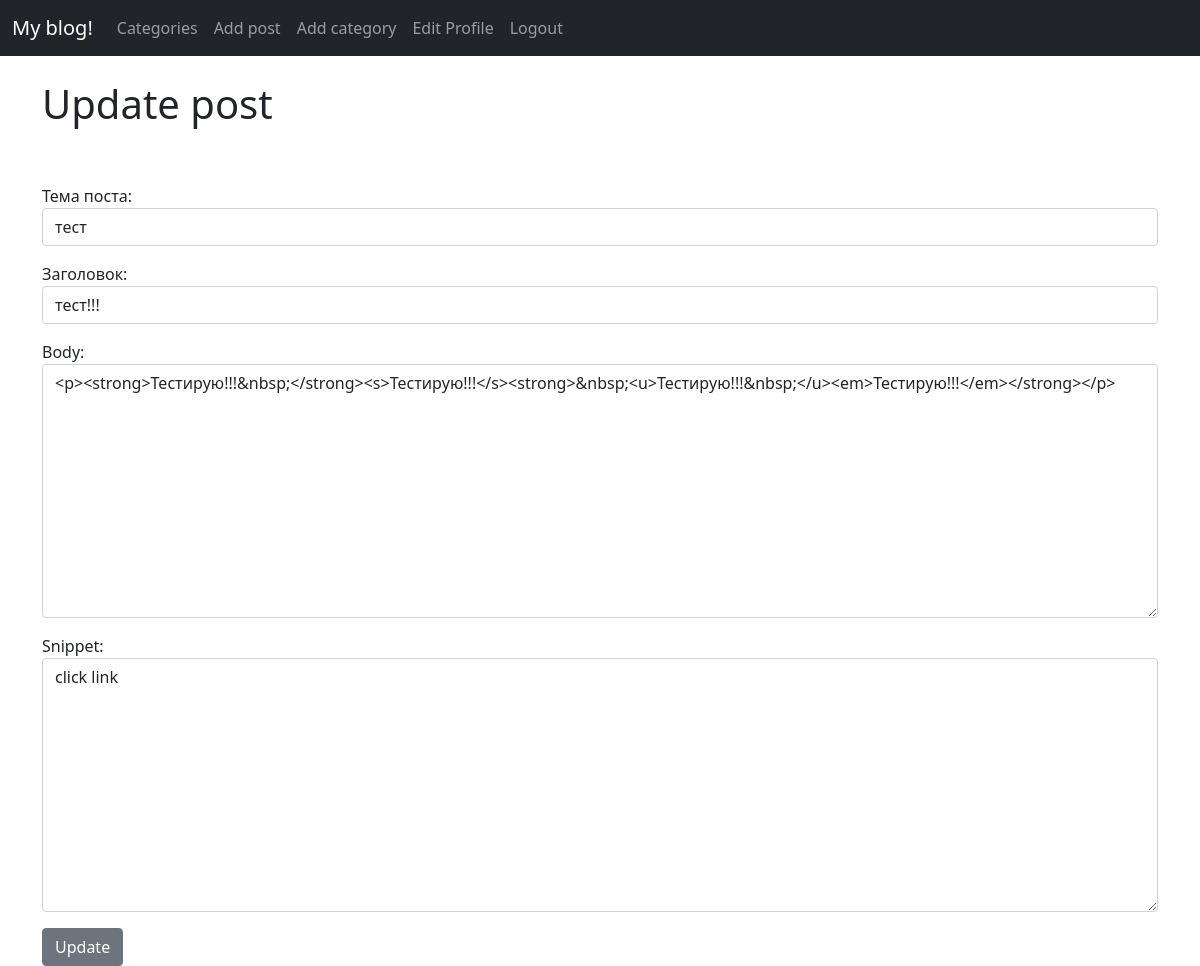
The app's page /article/edit/15 (signed in) with its own data.
### userblog/models.py (models this page shows, shortened)
class Post(models.Model):
    title = models.CharField('Тема поста', max_length=255)
    title_tag = models.CharField('Заголовок', max_length=255)
    author = models.ForeignKey(User, on_delete=models.CASCADE)
    post_date = models.DateField('Дата создания', auto_now_add=True)
    body = RichTextField(blank=True, null=True)
    category = models.CharField(max_length=255, default='coding')
    snippet = models.CharField(max_length=255)
    likes = models.ManyToManyField(User, related_name='blog_posts')
    class Meta:
        verbose_name = 'Пост'
        verbose_name_plural = 'Посты'
        ordering = ['title']

### userblog/views.py (the view)
# urls.py: path('article/edit/<int:pk>', UpdatePostView.as_view(), name='update_post'),
class UpdatePostView(UpdateView):
    model = Post
    form_class = EditForms
    template_name = 'update_post.html'

### userblog/forms.py
class EditForms(forms.ModelForm):
    class Meta:
        model = Post
        fields = ('title', 'title_tag', 'body', 'snippet')
        widgets = {
            'title': forms.TextInput(attrs={'class': 'form-control'}),
            'title_tag': forms.TextInput(attrs={'class': 'form-control'}),
            'body': forms.Textarea(attrs={'class': 'form-control'}),
            'snippet': forms.Textarea(attrs={'class': 'form-control'})
        }

### userblog/templates/update_post.html (shortened to what this page needs)
{% extends 'base.html' %}
{% block content %}
{% if user.is_authenticated %}
    {% if user.id == post.author.id %}
        <h1>Update post</h1>
        <br/><br/>
        <div class="form-group">
            <form method="POST">
                {{ form.as_p }}
        <button class="btn btn-secondary">Update</button>
    </div>
{% else %}
You are not allower here!
{% endif %}
{% else %}
You are not allower here!
{% endif %}
{% endblock %}

### records on screen
Post: title "тест", title_tag "тест!!!", body "<p><strong>Тестирую!!!&nbsp;</strong><s>Тестирую!!!</s><strong>&nbsp;<u>Тестирую!!!&nbsp;</u><em>Тестирую!!!</em></strong></p>", snippet "click link"
